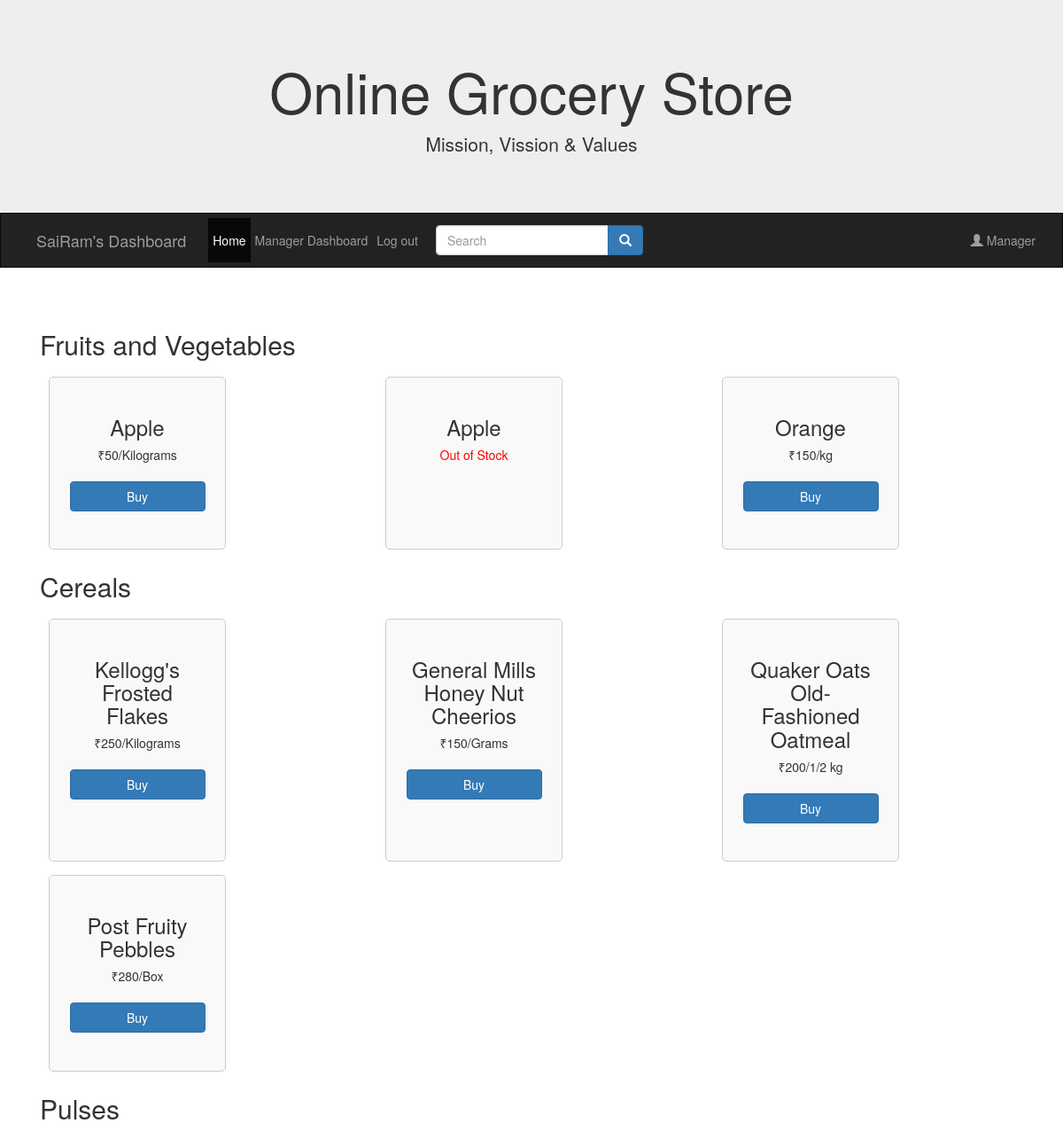
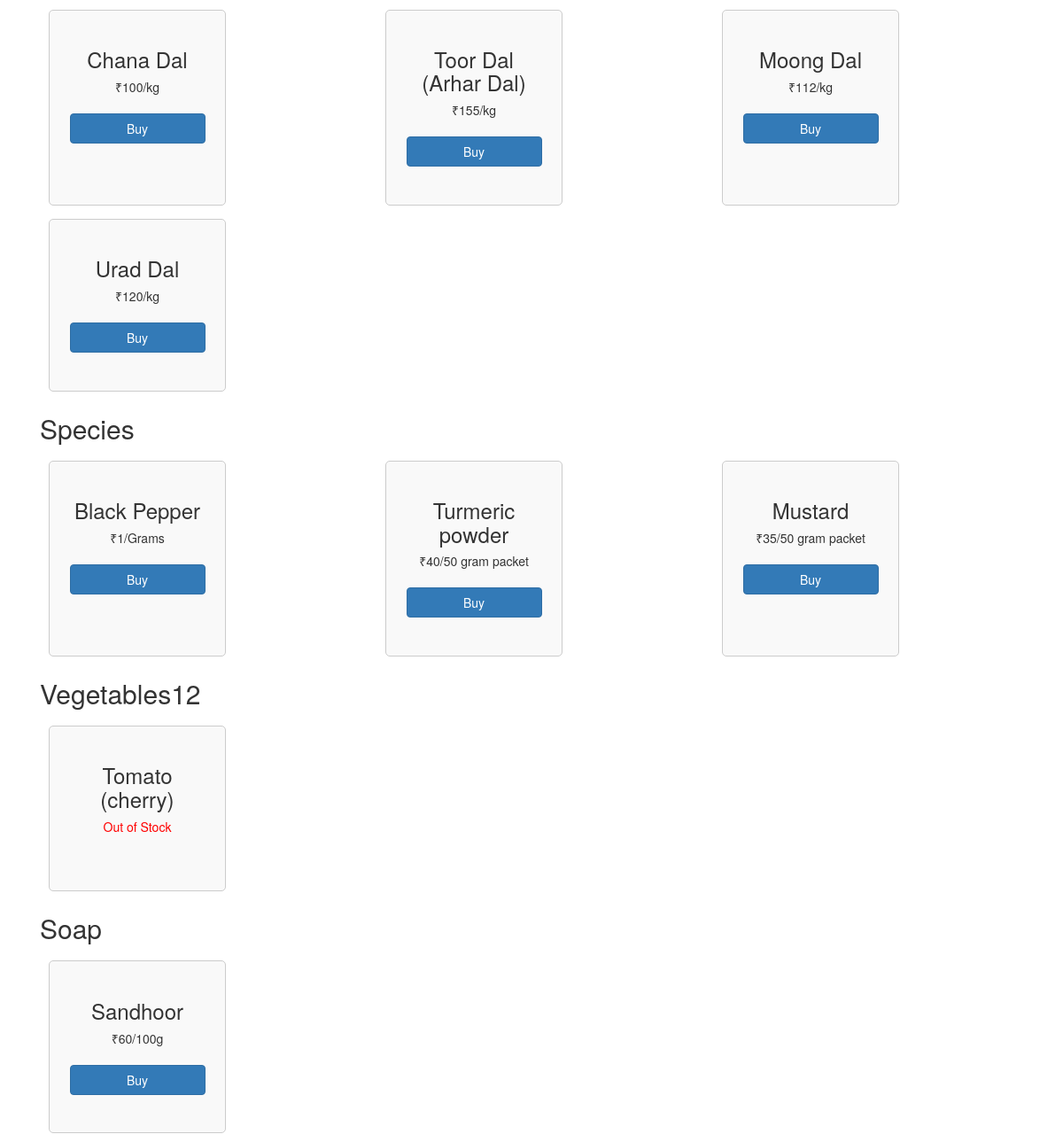
/ (signed in), run on the app's committed database (2 pictures, top to bottom).
### website/models.py (models this page shows, shortened)
class User(db.Model, UserMixin):
    __tablename__ = 'user'
    id = db.Column(db.Integer, primary_key=True)
    email = db.Column(db.String(150), unique=True)
    password = db.Column(db.String(150))
    first_name = db.Column(db.String(150))
    category = db.relationship('Category')
    roles = db.relationship('Role', secondary=roles_users, backref='roled')

class Role(db.Model, RoleMixin):
    __tablename__ = 'role'
    id = db.Column(db.Integer(), primary_key=True)
    name = db.Column(db.String(80), unique=True)

class Category(db.Model):
    __tablename__ = 'category'
    id = db.Column(db.Integer, autoincrement=True, primary_key=True)
    category_id = db.Column(db.String, nullable=False)
    user_id = db.Column(db.Integer, db.ForeignKey('user.id'), nullable=False)
    products = db.relationship('Products', backref='category', lazy=True, cascade='all, delete-orphan', passive_deletes=True)

class Products(db.Model):
    __tablename__ = 'products'
    id = db.Column(db.Integer, primary_key=True)
    name = db.Column(db.String, nullable=False)
    description = db.Column(db.String(100), nullable=False)
    unit = db.Column(db.String, nullable=False)
    rate_unit = db.Column(db.Integer, nullable=False)
    quantity = db.Column(db.Integer, nullable=False)
    quantity_sold = db.Column(db.Integer, default=0)
    category_id = db.Column(db.String, db.ForeignKey('category.category_id'), nullable=False)
    user_id = db.Column(db.Integer, db.ForeignKey('user.id'), nullable=False)

### website/views.py (the view)
@views.route('/')
@login_required
def display_products_by_category():
    products = Products.query.all()
    products_by_category = {}
    for product in products:
        if product.category:  # Check if the product has an associated category
            category_name = product.category.category_id
            if category_name not in products_by_category:
                products_by_category[category_name] = []
            products_by_category[category_name].append(product)
    print(products_by_category)
    return render_template('display_category_product.html', products_by_category=products_by_category, user=current_user)

### website/templates/display_category_product.html (shortened to what this page needs)
{% extends "base.html" %} {% block title %}Home{% endblock %} {% block content %}
{% for category_name, products in products_by_category.items() %}
<h2>{{ category_name }}</h2>
<div class="row">
    {% for product in products %}
    <div class="col-lg-4 col-md-6 mb-4">
        <div class="card h-100 product-card">
            <div class="card-body">
                <h3 class="card-title">{{ product.name }}</h3>
                {% if product.quantity == 0 %}
                <p class="out-of-stock">Out of Stock</p>
                {% else %}
                <p class="card-text">₹{{ product.rate_unit }}/{{ product.unit }}</p>
                <a href="{{ url_for('views.add_to_cart', product_id=product.id) }}" class="btn btn-primary">Buy</a>
                {% endif %}
            </div>
        </div>
    </div>
    {% endfor %}
</div>
{% endfor %}
</div>
{% endblock %}

### website/templates/base.html (shortened to what this page needs)
<!DOCTYPE html>
<html>
  <head>
    <link
      rel="stylesheet"
      href="https://stackpath.bootstrapcdn.com/bootstrap/4.4.1/css/bootstrap.min.css"
    />
    <link
      rel="stylesheet"
      href="https://stackpath.bootstrapcdn.com/font-awesome/4.7.0/css/font-awesome.min.css"
    />
    <link
      rel="stylesheet"
      href="https://maxcdn.bootstrapcdn.com/bootstrap/3.4.1/css/bootstrap.min.css"
    />
  </head>
  <body>
    <div class="jumbotron">
      <div class="container text-center">
        <h1>Online Grocery Store</h1>
        <p>Mission, Vission & Values</p>
      </div>
    </div>
    <nav class="navbar navbar-expand-lg navbar-inverse">
      <div class="container-fluid">
        <div class="collapse navbar-collapse" id="myNavbar">
          {% if user.is_authenticated %}
          <ul class="nav navbar-nav">
            <a class="navbar-brand" href="#"
              >{{ user.first_name }}'s Dashboard</a
            >
            <li class="nav-item active">
              <a class="nav-link" href="/">Home</a>
            </li>
            {% for role in user.roles %} {% if role.name == 'manager' %}
            <li class="nav-item">
              <a
                class="nav-link"
                href="{{ url_for('views.manager_dashboard') }}"
                >Manager Dashboard</a
              >
            </li>
            {% else %}
            <li class="nav-item">
              <a class="nav-link" href="/profile">Profile</a>
            </li>
            {% endif %} {% endfor %}
            <li class="nav-item">
              <a class="nav-link" href="/logout">Log out</a>
            </li>
          </ul>
          <form
            class="navbar-form navbar-left"
            action="{{ url_for('views.search') }}"
            method="GET"
          >
            <div class="input-group">
              <input
                type="text"
                class="form-control"
                placeholder="Search"
                name="query"
              />
              <div class="input-group-btn">
                <button class="btn btn-primary" type="submit">
                  <i class="glyphicon glyphicon-search"></i>
                </button>
              </div>
            </div>
          </form>
          <ul class="nav navbar-nav navbar-right">
            {% for role in user.roles %} {% if role.name == 'manager' %}
            <li class="nav-item">
              <a class="nav-link" href="/process_selection">
                <span class="glyphicon glyphicon-user"></span> Manager
              </a>
            </li>
            {% else %}
            <li class="nav-item">
              <a class="nav-link" href="/cart">
                <span class="glyphicon glyphicon-shopping-cart"></span> Cart
              </a>
            </li>
            {% endif %} {% endfor %}
          </ul>
          {% endif %}
        </div>
      </div>
    </nav>
    <div class="container">{% block content %} {% endblock %}</div>
  </body>
</html>

### website/templates/base.html (style rules this page uses)
.navbar { margin-bottom: 50px; border-radius: 0; }
.jumbotron { margin-bottom: 0; }

### website/templates/display_category_product.html (style rules this page uses)
.product-card { display: inline-block; width: 200px; margin: 10px; padding: 10px; border: 1px solid #ccc; border-radius: 5px; text-align: center; background-color: #f9f9f9; }
.product-card p { font-size: 14px; margin-bottom: 20px; }
.product-card .btn { width: 100%; }
.out-of-stock { color: red; font-size: 14px; }

### data on the page
User: first_name "SaiRam"
Role: name "manager" (drawn)
Category: category "Fruits and Vegetables"
Products: name "Apple", rate_unit "50", unit "Kilograms"
Products: name "Apple", quantity "Out of Stock"
Products: name "Orange", rate_unit "150", unit "kg"
Category: category "Cereals"
Products: name "Kellogg's Frosted Flakes", rate_unit "250", unit "Kilograms"
Products: name "General Mills Honey Nut Cheerios", rate_unit "150", unit "Grams"
Products: name "Quaker Oats Old-Fashioned Oatmeal", rate_unit "200", unit "1/2 kg"
Products: name "Post Fruity Pebbles", rate_unit "280", unit "Box"
Category: category "Pulses"
Products: name "Chana Dal", rate_unit "100", unit "kg"
Products: name "Toor Dal (Arhar Dal)", rate_unit "155", unit "kg"
Products: name "Moong Dal", rate_unit "112", unit "kg"
Products: name "Urad Dal", rate_unit "120", unit "kg"
Category: category "Species"
Products: name "Black Pepper", rate_unit "1", unit "Grams"
Products: name "Turmeric powder", rate_unit "40", unit "50 gram packet"
Products: name "Mustard", rate_unit "35", unit "50 gram packet"
Category: category "Vegetables12"
Products: name "Tomato (cherry)", quantity "Out of Stock"
Category: category "Soap"
Products: name "Sandhoor", rate_unit "60", unit "100g"
